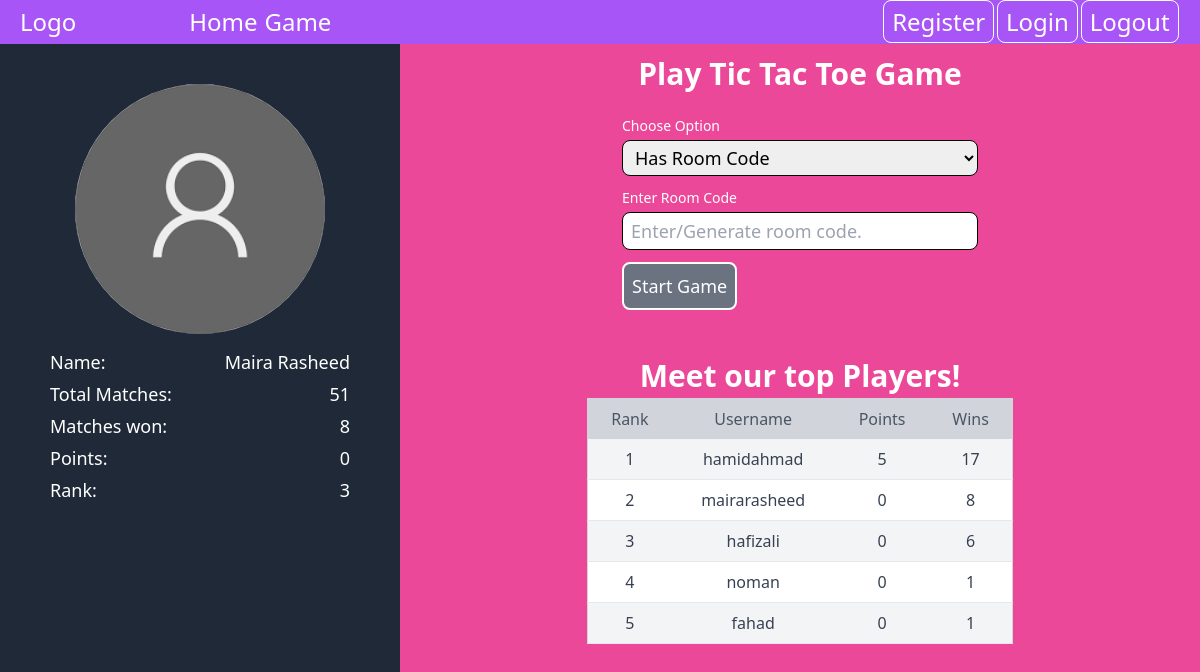
Screenshot of / (signed in) with the database file from the repository.
### home/models.py (models this page shows)
class Profile(models.Model):
    user = models.OneToOneField(User, on_delete=models.CASCADE, related_name="profile")
    image = models.ImageField(verbose_name="user_image", blank=True, null=True, upload_to="profile/")
    wins = models.IntegerField(default=0)
    draws = models.IntegerField(default=0)
    losts = models.IntegerField(default=0)
    points = models.IntegerField(default=0)
    total_matches = models.IntegerField(default=0)
    rank = models.IntegerField()

### home/views.py (the view, shortened to what this page needs)
# urls.py: 2. Add a URL to urlpatterns:  path('', views.home, name='home')
@login_required
def home(request):
    try:
        top_profiles = Profile.objects.order_by('-points')
        user = request.user
        first_name = user.first_name
        username = user.username
        profile = Profile.objects.filter(user=user).first()
        print(first_name, username, profile)
        context = {'first_name':first_name, 'username':username, 'profile':profile, 'top_profiles':top_profiles}
        return render(request, "pages/home.html", context)
    except Exception as e:
        print(e)
        return HttpResponse("Internal server error")

### templates/pages/home.html (shortened to what this page needs)
{% extends 'index.html' %}
{% block start %}
    <div style="min-height: 100vh;" class="bg-pink-500 grid grid-cols-12 grid-rows grid-rows-2 sm:grid-rows-1 ">
        <div class="col-span-12 sm:col-span-5 md:col-span-4 bg-gray-800 text-white md:px-6 md:py-10 lg:px-5 lg:py-13 sm:px-7 px-2 py-2 flex flex-col items-center">
            <div class="mb-3 flex flex-col items-center relative">
                {% if profile.image %}
                    <img id="image" ondblclick="uploadImage()" class="h-[150px] w-[150px] sm:h-[200px] md:h-[250px] sm:w-[200px] md:w-[250px] rounded-full" class="h-[100px]" src="{{profile.image.url}}" alt="">
                {% else %}
                    {% load static %}
                    <img id="image" ondblclick="uploadImage()" class="h-[150px] h-[150px] w-[150px] sm:h-[200px] md:h-[250px] sm:w-[200px] md:w-[250px] rounded-full" class="h-[100px]" src="{% static '/images/user.png' %}" alt="">
                {% endif %}
            </div>
            <div class="w-[200px] sm:w-[250px] md:w-[300px] flex flex-col">
                <div class="flex justify-between text-lg my-[2px]"><p>Name: </p><p>{{first_name}}</p></div>
                <div class="flex justify-between text-lg my-[2px]"><p>Total Matches:</p><p>{{profile.total_matches}}</p></div>
                <div class="flex justify-between text-lg my-[2px]"><p>Matches won: </p><p>{{profile.wins}}</p></div>
                <div class="flex justify-between text-lg my-[2px]"><p>Points: </p><p>{{profile.points}}</p></div>
                <div class="flex justify-between text-lg my-[2px]"><p>Rank: </p><p>{{profile.rank}}</p></div>
            </div>
        </div>
        <div class="col-span-12 sm:col-span-7 md:col-span-8 flex flex-col items-center md:px-6 md:py-4 lg:px-5 lg:py-3 sm:px-3 px-2 py-2">
            <div>
                <h1 class="text-3xl text-white font-bold text-center">Play Tic Tac Toe Game</h1>
            </div>
            <div class="flex justify-center my-4 w-[90%] sm:w-[70%] md:w-[50%] ">
                <form method="post" class="w-full md:px-3 text-lg text-white">
                    <div class="my-2">
                        <label for="player1" class="block text-sm font-medium ">Choose Option</label>
                        <select class="text-black w-full px-2 py-1 rounded-lg my-1 outline-none border-[1px] border-black" name="option" id="selection" onchange="generateRoomID()">
                            <option value="1">Has Room Code</option>
                        </select>
                    </div>
                    <div class="my-2">
                        <label for="player1" class="block text-sm font-medium ">Enter Room Code</label>
                        <input class="w-full px-2 py-1 rounded-lg my-1 text-black outline-none border-[1px] border-black" name="room_code" type="text" placeholder="Enter/Generate room code." id="room_code_input">
                    </div>
                    <div class="my-2">
                        <button type="submit" class="bg-gray-500 border-2 border-white hover:bg-gray-700 text-white duration-500 px-2 py-2 rounded-lg">Start Game</>
                    </div>
                </form>
            </div>
            <div class="w-full mt-5 flex flex-col items-center" >
                {% if top_profiles %}
                    <div>
                        <h1 class="text-3xl text-white font-bold text-center my-1">Meet our top Players!</h1>
                    </div>
                    <div class="overflow-x-auto w-[90%] md:sm-[80%] md:w-[70%] flex justify-center ">
                        <table class="min-w-[80%] table-auto border-collapse border border-gray-300 rounded-lg">
                            <thead class="bg-gray-300">
                                <tr>
                                    <th class="px-4 py-2 text-left text-gray-600 font-medium text-center">Rank</th>
                                    <th class="px-4 py-2 text-left text-gray-600 font-medium text-center">Username</th>
                                    <th class="px-4 py-2 text-left text-gray-600 font-medium text-center">Points</th>
                                    <th class="px-4 py-2 text-left text-gray-600 font-medium text-center">Wins</th>
                                </tr>
                            </thead>
                            <tbody>
                            {% for p in top_profiles %}
                                    <tr class="odd:bg-gray-100 even:bg-white border-b hover:bg-gray-50">
                                        <td class="px-4 py-2 text-gray-700 text-center">{{forloop.counter}}</td>
                                        <td class="px-4 py-2 text-gray-700 text-center">
                                            <a class="cursor-pointer" href="user/{{p.user.id}}">{{p.user.username}}</a>
                                        </td>
                                        <td class="px-4 py-2 text-gray-700 text-center">
                                            {{p.points}}
                                        </td>
                                        <td class="px-4 py-2 text-gray-700 text-center">
                                            {{p.wins}}
                                        </td>
                                    </tr>
                                    {% endfor %}
                                </tbody>
                            </table>
                        </div>
                    </div>
                {% endif %}
            </div>
        </div>
{% endblock start %}

### rows the page displays
Profile: total_matches "51", wins "8", points "0", rank "3", user.username "mairarasheed"
Profile: user.username "hamidahmad", points "5", wins "17"
Profile: user.username "hafizali", points "0", wins "6"
Profile: user.username "noman", points "0", wins "1"
Profile: user.username "fahad", points "0", wins "1"

### other values shown
{{ first_name }} "Maira Rasheed"
